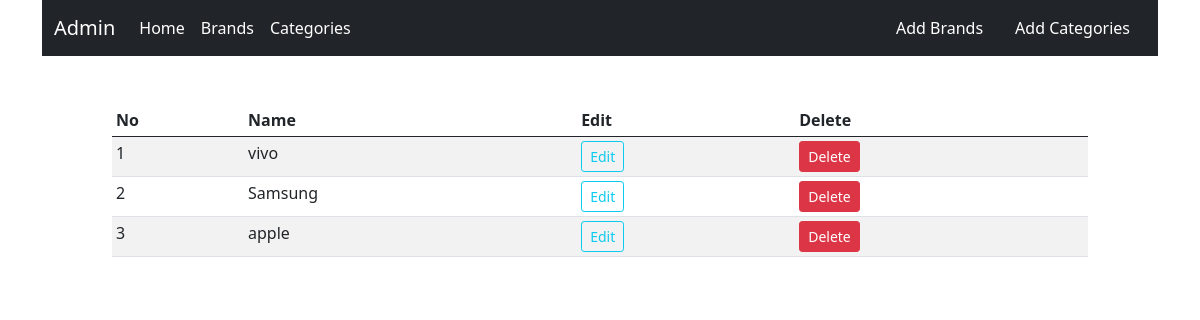
The app's page /brands (signed in) with its own data.
### shop/products/models.py (models this page shows)
class Brand(db.Model):
    id = db.Column(db.Integer, primary_key=True,autoincrement = True)
    name = db.Column(db.String(50), nullable=False, unique=True)

### shop/admin/routes.py (the view)
@app.route('/brands')
def brands():
    if 'email' not in session:
        flash(f'Login first','danger')
        return redirect(url_for('login'))
    brands = Brand.query.order_by(Brand.id.desc()).all()
    return render_template('admin/brand.html', title ='Brand Page', brands = brands)

### shop/templates/admin/brand.html (shortened to what this page needs)
{% extends "base.html" %}
{% block content %}
<div class="container">
    <nav class="navbar navbar-expand-lg navbar-light bg-dark">
        <div class="container-fluid">
          <a class="navbar-brand" href="{{url_for('admin')}}"style="color: white;">Admin</a>
          <div class="collapse navbar-collapse" id="navbarNavDropdown">
            <ul class="navbar-nav">
              <li class="nav-item">
                <a class="nav-link active" aria-current="page" href="{{url_for('home')}}"style="color: white;">Home</a>
              </li>
              <li class="nav-item">
                <a class="nav-link" href="{{url_for('brands')}}"style="color: white;">Brands</a>
              </li>
              <li class="nav-item">
                <a class="nav-link" href="{{url_for('category')}}"style="color: white;">Categories</a>
              </li>
            </ul>
            </div>
          <ul class="nav justify-content-end">
            <li class="nav-item">
              <a class="nav-link" aria-current="page" href="{{ url_for('addbrand')}}" style="color: white;">Add Brands</a>
            </li>
            <li class="nav-item">
              <a class="nav-link"  href="{{ url_for('addcat')}}" style="color: white;">Add Categories</a>
            </li>
            </ul>
        </div>
      </nav>
</div>
<div class="conatiner mt-5 ml-3"style="margin-left: 7rem; margin-right: 7rem;">
    <table class="table table-sm table-condensed table-striped table-hover">
        <thead>
            <th>No</th>
            <th>Name</th>
            <th>Edit</th>
            <th>Delete</th>
        </thead>
        <tbody>
            {% if brands %}
            {% for brand in brands %}
          <tr>
              <td>{{ loop.index }}</td>
              <td>{{brand.name}}</td>
              <td><a href="{{url_for('updatebrand', id = brand.id)}}" class="btn btn-sm btn-outline-info">Edit</a></td>
              <td><button type="button" class="btn btn-sm btn-danger" data-bs-toggle="modal" data-bs-target="#exampleModal-{{ brand.id }}">
                Delete
              </button></td>
          </tr>
          {% endfor %}
          {% endif %}
        </tbody>
    </table>
</div>
{% endblock %}

### records on screen
Brand: name "vivo"
Brand: name "Samsung"
Brand: name "apple"
